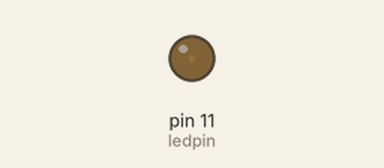
A sketch run on a simulated Arduino Uno, built with avr-gcc and run on an emulated ATmega328P. Parts: output pins drawn as LEDs (lit = HIGH).

Above: at 0.05 s.
At 1.15 s:
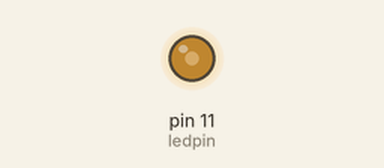
At 2.3 s:
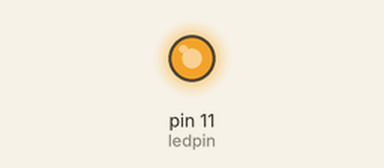
At 4.6 s:
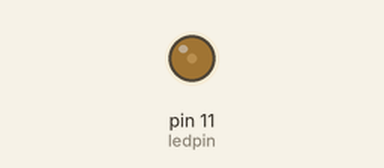
Timing chart, 0 to 6.7 s (numbered marks = the images above):
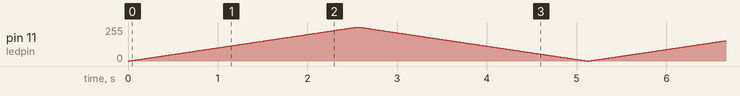

The sketch:

Task_1.02.ino
```cpp
int ledpin=11;
int brightness=0;
void setup() {
  // put your setup code here, to run once:
  pinMode(ledpin,OUTPUT);


}

void loop() {

  //increase brightness afer each cycle or decrease
  for (int brightness = 0; brightness <= 255; brightness += 1) {
analogWrite(11, brightness);
delay(10);
}
for (int brightness = 255; brightness >= 0; brightness -= 1) {
analogWrite(11, brightness);
delay(10);
}


  // put your main code here, to run repeatedly:

}
```
